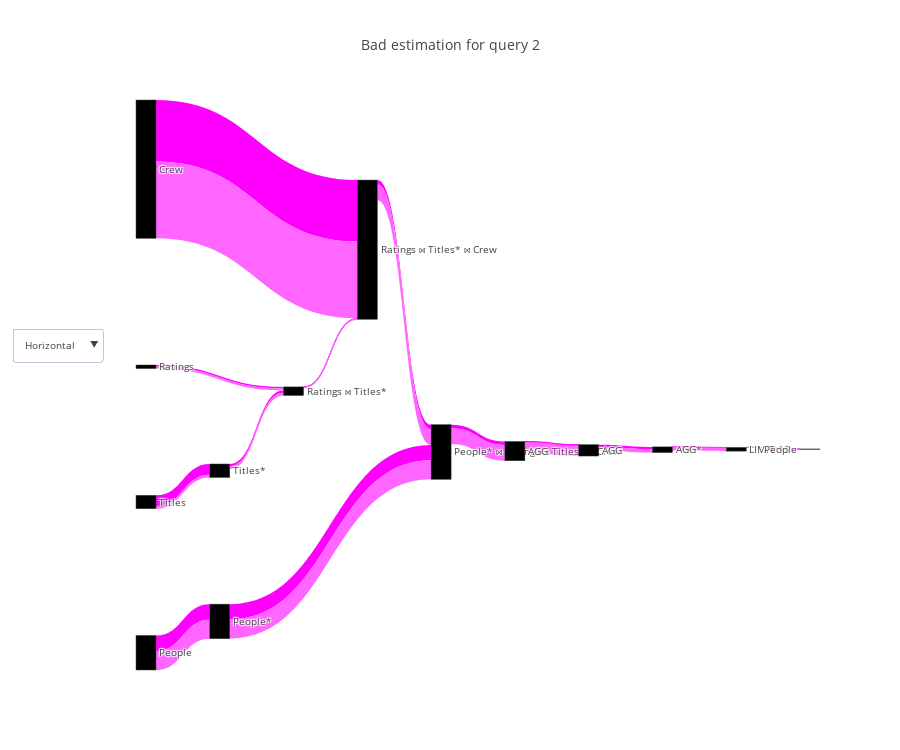

This figure's notebook cell:
### Code cell
flow_df = query_renderer.get_flow_df(query, con_str=con_str)
query_renderer.vizualize(flow_df, title="Bad estimation for query 2", metrics=["actual_rows", "plan_rows"], open_=False)

### Figure 1 — Plotly figure (JSON) as saved in the notebook; plotly's stock layout.template omitted (floating-point values rounded to 4 significant figures)
{"data": [{"link": {"color": ["#f0f", "#f0f", "#f0f", "#f0f", "#f0f", "#f0f", "#f0f", "#f0f", "#f0f", "#f0f", "#f0f", "#f0f", "#f0f", "#f6f", "#f6f", "#f6f", "#f6f", "#f6f", "#f6f", "#f6f", "#f6f", "#f6f", "#f6f", "#f6f", "#f6f", "#f6f"], "label": ["", "Filter condition: (people.died IS NULL)", "", "", "Filter condition: (titles.genres ~~ '%Comedy%'::text)", "Hash Cond ('Inner', '(titles.title_id = ratings.title_id)')", "", "Hash Cond ('Inner', '(crew.title_id = titles.title_id)')", "Hash Cond ('Inner', '(crew.person_id = people.person_id)')", "Group key: ['people.name']\nOutput: ['people.name', 'PARTIAL avg(ratings.rating)', 'PARTIAL count(*)']", "Group key: ['people.name']\nOutput: ['people.name', 'avg(ratings.rating)']", "Filter condition: (count(*) > 10)", "LIMIT: 10", "", "Filter condition: (people.died IS NULL)", "", "", "Filter condition: (titles.genres ~~ '%Comedy%'::text)", "Hash Cond ('Inner', '(titles.title_id = ratings.title_id)')", "", "Hash Cond ('Inner', '(crew.title_id = titles.title_id)')", "Hash Cond ('Inner', '(crew.person_id = people.person_id)')", "Group key: ['people.name']\nOutput: ['people.name', 'PARTIAL avg(ratings.rating)', 'PARTIAL count(*)']", "Group key: ['people.name']\nOutput: ['people.name', 'avg(ratings.rating)']", "Filter condition: (count(*) > 10)", "LIMIT: 10"], "source": [0, 1, 2, 3, 4, 5, 6, 7, 8, 9, 10, 11, 12, 0, 1, 2, 3, 4, 5, 6, 7, 8, 9, 10, 11, 12], "target": [1, 8, 5, 4, 5, 7, 7, 8, 9, 10, 11, 12, 13, 1, 8, 5, 4, 5, 7, 7, 8, 9, 10, 11, 12, 13], "value": [3446261, 3386052, 356666, 2379234, 489076, 112431, 13651901, 976827, 813330, 166821, 488056, 36280, 10, 4231147, 4231147, 445832, 616393, 616393, 92402, 17064877, 3536826, 3473870, 2355277, 785092, 785092, 10]}, "node": {"color": ["black", "black", "black", "black", "black", "black", "black", "black", "black", "black", "black", "black", "black", "black", "black", "black", "black", "black", "black", "black", "black", "black", "black", "black", "black", "black"], "label": ["People", "People*", "Ratings", "Titles", "Titles*", "Ratings ⋈ Titles*", "Crew", "Ratings ⋈ Titles* ⋈ Crew", "People* ⋈ Ratings ⋈ Titles* ⋈ Crew", "AGG", "AGG", "AGG*", "LIMIT 10", "People", "People*", "Ratings", "Titles", "Titles*", "Ratings ⋈ Titles*", "Crew", "Ratings ⋈ Titles* ⋈ Crew", "People* ⋈ Ratings ⋈ Titles* ⋈ Crew", "AGG", "AGG", "AGG*", "LIMIT 10"], "pad": 200}, "orientation": "h", "type": "sankey", "valueformat": ",", "valuesuffix": [" Rows", " Rows", " Rows", " Rows", " Rows", " Rows", " Rows", " Rows", " Rows", " Rows", " Rows", " Rows", " Rows", "Rows", "Rows", "Rows", "Rows", "Rows", "Rows", "Rows", "Rows", "Rows", "Rows", "Rows", "Rows", "Rows"]}], "layout": {"font": {"size": 10}, "height": 750, "title": "Bad estimation for query 2", "updatemenus": [{"buttons": [{"args": ["orientation", "h"], "label": "Horizontal", "method": "restyle"}, {"args": ["orientation", "v"], "label": "Vertical", "method": "restyle"}], "y": 0.6}]}}
